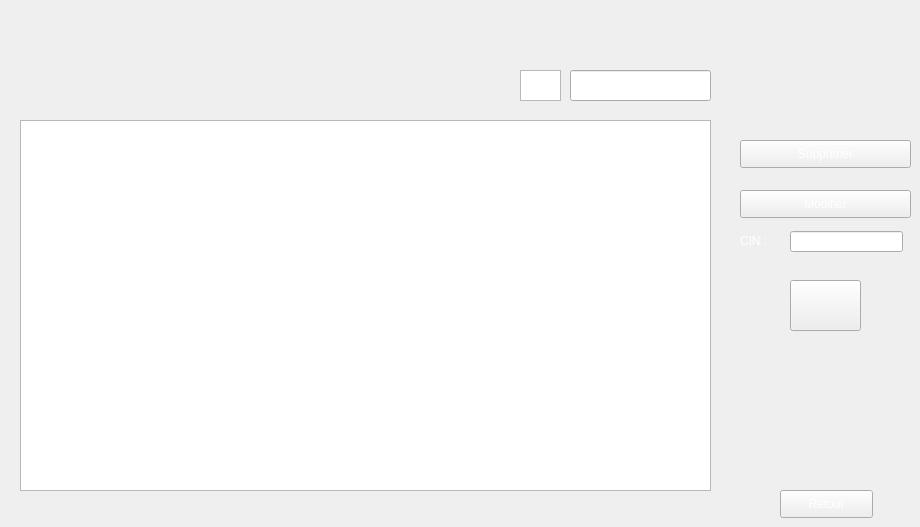
         <widget class="QWidget" name="tab_3">
          <attribute name="title">
           <string>La liste des personnels</string>
          </attribute>
          <widget class="QTableView" name="tablePerso">
           <property name="geometry">
            <rect>
             <x>20</x>
             <y>120</y>
             <width>691</width>
             <height>371</height>
            </rect>
           </property>
           <property name="styleSheet">
            <string notr="true">color: rgb(255, 255, 255);</string>
           </property>
           <property name="sortingEnabled">
            <bool>true</bool>
           </property>
          </widget>
          <widget class="QPushButton" name="SupprimerPerso">
           <property name="geometry">
            <rect>
             <x>740</x>
             <y>140</y>
             <width>171</width>
             <height>28</height>
            </rect>
           </property>
           <property name="styleSheet">
            <string notr="true">color: rgb(255, 255, 255);</string>
           </property>
           <property name="text">
            <string>Supprimer</string>
           </property>
          </widget>
          <widget class="QPushButton" name="ModifierPerso">
           <property name="geometry">
            <rect>
             <x>740</x>
             <y>190</y>
             <width>171</width>
             <height>28</height>
            </rect>
           </property>
           <property name="styleSheet">
            <string notr="true">color: rgb(255, 255, 255);</string>
           </property>
           <property name="text">
            <string>Modifier</string>
           </property>
          </widget>
          <widget class="QLabel" name="label_cinP_M_S">
           <property name="geometry">
            <rect>
             <x>740</x>
             <y>230</y>
             <width>41</width>
             <height>21</height>
            </rect>
           </property>
           <property name="styleSheet">
            <string notr="true">color: rgb(255, 255, 255);</string>
           </property>
           <property name="text">
            <string>CIN :</string>
           </property>
          </widget>
          <widget class="QLineEdit" name="lineEdit_CINmod_supp">
           <property name="geometry">
            <rect>
             <x>790</x>
             <y>231</y>
             <width>113</width>
             <height>21</height>
            </rect>
           </property>
           <property name="styleSheet">
            <string notr="true">color: rgb(255, 255, 255);</string>
           </property>
          </widget>
          <widget class="QLineEdit" name="RechercherPerso">
           <property name="geometry">
            <rect>
             <x>570</x>
             <y>70</y>
             <width>141</width>
             <height>31</height>
            </rect>
           </property>
          </widget>
          <widget class="QGraphicsView" name="graphicsView">
           <property name="geometry">
            <rect>
             <x>520</x>
             <y>70</y>
             <width>41</width>
             <height>31</height>
            </rect>
           </property>
           <property name="styleSheet">
            <string notr="true">border-image: url(:/ressource/loop.png);</string>
           </property>
          </widget>
          <widget class="QPushButton" name="pushButton_PDF_Perso">
           <property name="geometry">
            <rect>
             <x>790</x>
             <y>280</y>
             <width>71</width>
             <height>51</height>
            </rect>
           </property>
           <property name="styleSheet">
            <string notr="true">color: rgb(255, 255, 255);
border-image: url(:/ressource/pdf.png);</string>
           </property>
           <property name="text">
            <string/>
           </property>
          </widget>
          <widget class="QPushButton" name="pushButton_RetourRHMenu">
           <property name="geometry">
            <rect>
             <x>780</x>
             <y>490</y>
             <width>93</width>
             <height>28</height>
            </rect>
           </property>
           <property name="styleSheet">
            <string notr="true">color: rgb(255, 255, 255);</string>
           </property>
           <property name="text">
            <string>Retour</string>
           </property>
          </widget>
         </widget>
